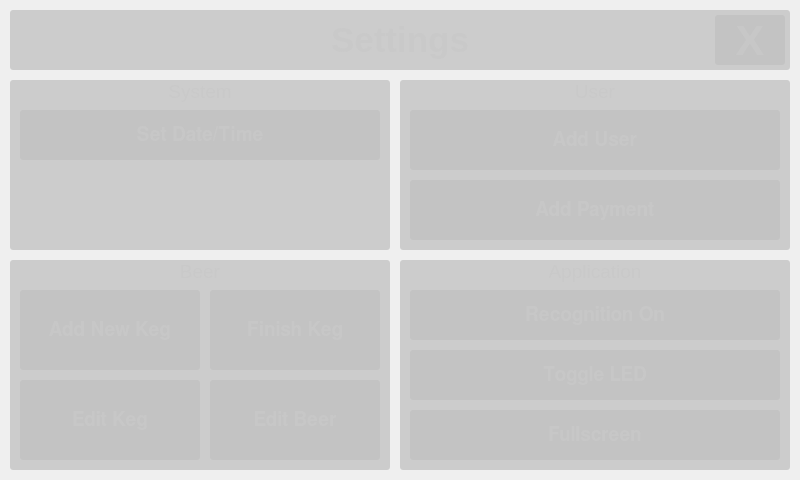
<?xml version="1.0" encoding="UTF-8"?>
<ui version="4.0">
 <class>SettingsWindow</class>
 <widget class="QMainWindow" name="SettingsWindow">
  <property name="geometry">
   <rect>
    <x>0</x>
    <y>0</y>
    <width>800</width>
    <height>480</height>
   </rect>
  </property>
  <property name="windowTitle">
   <string>Settings</string>
  </property>
  <property name="windowIcon">
   <iconset resource="../resources.qrc">
    <normaloff>:/images/Logo.png</normaloff>:/images/Logo.png</iconset>
  </property>
  <property name="styleSheet">
   <string notr="true">#centralwidget, QDialog
{
    background-image: url(:/images/Background1.png);
}

QPushButton
{
    color:rgb(200,200,200,200);
    background-color:rgb(180,180,180,100);
    border-radius:3;
}

QPushButton:checked
{
    color:rgb(200,200,200,200);
    background-color:rgb(140,140,250,100);
    border-radius:3;
}

QLabel
{
    color:rgb(200,200,200,200);
    background-color:rgb(150,150,150, 100);
    border-radius:3;
}

#scrollPane, #paymentsScrollPane
{
    background-color:rgb(150,150,150,100);
    border-radius:3;
}

QScrollBar:horizontal, QScrollBar:vertical
{
    height:50px;
    width:50px;
    background-color:rgb(120, 120, 120, 140);
}

QScrollBar::add-page:horizontal, QScrollBar::add-page:vertical, QScrollBar::sub-page:horizontal, QScrollBar::sub-page:vertical
{
    background:none;
}


QComboBox QAbstractItemView
{
    background-color: rgb(120, 120, 120);
    selection-background-color: rgb(90, 90, 90);
}
QComboBox
{
    background-color: rgb(120, 120, 120);
    min-height:34px;
    selection-background-color: rgb(90, 90, 90);
}

QMessageBox
{
    background-color: rgb(180, 180, 180);
    background-image: url();
}
QMessageBox QLabel
{
    color:rgb(0,0,0);
    background-color:rgb(0,0,0,0);
}
QMessageBox QPushButton
{
    color:rgb(0,0,0);
    background-color:rgb(140,140,140);
    padding: 20px;
}
</string>
  </property>
  <widget class="QWidget" name="centralwidget">
   <widget class="QPushButton" name="closeButton">
    <property name="geometry">
     <rect>
      <x>715</x>
      <y>15</y>
      <width>70</width>
      <height>50</height>
     </rect>
    </property>
    <property name="font">
     <font>
      <pointsize>32</pointsize>
      <weight>75</weight>
      <bold>true</bold>
     </font>
    </property>
    <property name="focusPolicy">
     <enum>Qt::NoFocus</enum>
    </property>
    <property name="styleSheet">
     <string notr="true"/>
    </property>
    <property name="text">
     <string>X</string>
    </property>
    <property name="flat">
     <bool>false</bool>
    </property>
   </widget>
   <widget class="QPushButton" name="option1Button">
    <property name="geometry">
     <rect>
      <x>410</x>
      <y>350</y>
      <width>370</width>
      <height>50</height>
     </rect>
    </property>
    <property name="font">
     <font>
      <family>FreeSans</family>
      <pointsize>14</pointsize>
      <weight>75</weight>
      <bold>true</bold>
     </font>
    </property>
    <property name="focusPolicy">
     <enum>Qt::NoFocus</enum>
    </property>
    <property name="text">
     <string>Toggle LED</string>
    </property>
    <property name="checkable">
     <bool>true</bool>
    </property>
    <property name="flat">
     <bool>false</bool>
    </property>
   </widget>
   <widget class="QPushButton" name="option2Button">
    <property name="geometry">
     <rect>
      <x>410</x>
      <y>410</y>
      <width>370</width>
      <height>50</height>
     </rect>
    </property>
    <property name="font">
     <font>
      <family>FreeSans</family>
      <pointsize>14</pointsize>
      <weight>75</weight>
      <bold>true</bold>
     </font>
    </property>
    <property name="focusPolicy">
     <enum>Qt::NoFocus</enum>
    </property>
    <property name="text">
     <string>Fullscreen</string>
    </property>
    <property name="checkable">
     <bool>true</bool>
    </property>
    <property name="flat">
     <bool>false</bool>
    </property>
   </widget>
   <widget class="QPushButton" name="option4Button">
    <property name="geometry">
     <rect>
      <x>410</x>
      <y>290</y>
      <width>370</width>
      <height>50</height>
     </rect>
    </property>
    <property name="font">
     <font>
      <family>FreeSans</family>
      <pointsize>14</pointsize>
      <weight>75</weight>
      <bold>true</bold>
     </font>
    </property>
    <property name="focusPolicy">
     <enum>Qt::NoFocus</enum>
    </property>
    <property name="text">
     <string>Recognition On</string>
    </property>
    <property name="checkable">
     <bool>true</bool>
    </property>
    <property name="flat">
     <bool>false</bool>
    </property>
   </widget>
   <widget class="QPushButton" name="addKegButton">
    <property name="geometry">
     <rect>
      <x>20</x>
      <y>290</y>
      <width>180</width>
      <height>80</height>
     </rect>
    </property>
    <property name="font">
     <font>
      <family>FreeSans</family>
      <pointsize>14</pointsize>
      <weight>75</weight>
      <bold>true</bold>
     </font>
    </property>
    <property name="focusPolicy">
     <enum>Qt::NoFocus</enum>
    </property>
    <property name="text">
     <string>Add New Keg</string>
    </property>
    <property name="flat">
     <bool>false</bool>
    </property>
   </widget>
   <widget class="QPushButton" name="finishKegButton">
    <property name="geometry">
     <rect>
      <x>210</x>
      <y>290</y>
      <width>170</width>
      <height>80</height>
     </rect>
    </property>
    <property name="font">
     <font>
      <family>FreeSans</family>
      <pointsize>14</pointsize>
      <weight>75</weight>
      <bold>true</bold>
     </font>
    </property>
    <property name="focusPolicy">
     <enum>Qt::NoFocus</enum>
    </property>
    <property name="text">
     <string>Finish Keg</string>
    </property>
    <property name="flat">
     <bool>false</bool>
    </property>
   </widget>
   <widget class="QPushButton" name="editKegButton">
    <property name="geometry">
     <rect>
      <x>20</x>
      <y>380</y>
      <width>180</width>
      <height>80</height>
     </rect>
    </property>
    <property name="font">
     <font>
      <family>FreeSans</family>
      <pointsize>14</pointsize>
      <weight>75</weight>
      <bold>true</bold>
     </font>
    </property>
    <property name="focusPolicy">
     <enum>Qt::NoFocus</enum>
    </property>
    <property name="text">
     <string>Edit Keg</string>
    </property>
    <property name="flat">
     <bool>false</bool>
    </property>
   </widget>
   <widget class="QPushButton" name="editBeerButton">
    <property name="geometry">
     <rect>
      <x>210</x>
      <y>380</y>
      <width>170</width>
      <height>80</height>
     </rect>
    </property>
    <property name="font">
     <font>
      <family>FreeSans</family>
      <pointsize>14</pointsize>
      <weight>75</weight>
      <bold>true</bold>
     </font>
    </property>
    <property name="focusPolicy">
     <enum>Qt::NoFocus</enum>
    </property>
    <property name="text">
     <string>Edit Beer</string>
    </property>
    <property name="flat">
     <bool>false</bool>
    </property>
   </widget>
   <widget class="QPushButton" name="setTimeButton">
    <property name="geometry">
     <rect>
      <x>20</x>
      <y>110</y>
      <width>360</width>
      <height>50</height>
     </rect>
    </property>
    <property name="font">
     <font>
      <family>FreeSans</family>
      <pointsize>14</pointsize>
      <weight>75</weight>
      <bold>true</bold>
     </font>
    </property>
    <property name="focusPolicy">
     <enum>Qt::NoFocus</enum>
    </property>
    <property name="styleSheet">
     <string notr="true"/>
    </property>
    <property name="text">
     <string>Set Date/Time</string>
    </property>
    <property name="flat">
     <bool>false</bool>
    </property>
   </widget>
   <widget class="QPushButton" name="addUserButton">
    <property name="geometry">
     <rect>
      <x>410</x>
      <y>110</y>
      <width>370</width>
      <height>60</height>
     </rect>
    </property>
    <property name="font">
     <font>
      <family>FreeSans</family>
      <pointsize>14</pointsize>
      <weight>75</weight>
      <bold>true</bold>
     </font>
    </property>
    <property name="focusPolicy">
     <enum>Qt::NoFocus</enum>
    </property>
    <property name="text">
     <string>Add User</string>
    </property>
    <property name="flat">
     <bool>false</bool>
    </property>
   </widget>
   <widget class="QPushButton" name="addPaymentButton">
    <property name="geometry">
     <rect>
      <x>410</x>
      <y>180</y>
      <width>370</width>
      <height>60</height>
     </rect>
    </property>
    <property name="font">
     <font>
      <family>FreeSans</family>
      <pointsize>14</pointsize>
      <weight>75</weight>
      <bold>true</bold>
     </font>
    </property>
    <property name="focusPolicy">
     <enum>Qt::NoFocus</enum>
    </property>
    <property name="text">
     <string>Add Payment</string>
    </property>
    <property name="flat">
     <bool>false</bool>
    </property>
   </widget>
   <widget class="QLabel" name="label">
    <property name="geometry">
     <rect>
      <x>10</x>
      <y>10</y>
      <width>780</width>
      <height>60</height>
     </rect>
    </property>
    <property name="font">
     <font>
      <pointsize>26</pointsize>
      <weight>75</weight>
      <bold>true</bold>
     </font>
    </property>
    <property name="styleSheet">
     <string notr="true">color: rgb(200,200,200,200);</string>
    </property>
    <property name="text">
     <string>Settings</string>
    </property>
    <property name="alignment">
     <set>Qt::AlignCenter</set>
    </property>
   </widget>
   <widget class="QLabel" name="label_2">
    <property name="geometry">
     <rect>
      <x>10</x>
      <y>260</y>
      <width>380</width>
      <height>210</height>
     </rect>
    </property>
    <property name="font">
     <font>
      <pointsize>14</pointsize>
     </font>
    </property>
    <property name="text">
     <string>Beer</string>
    </property>
    <property name="alignment">
     <set>Qt::AlignHCenter|Qt::AlignTop</set>
    </property>
   </widget>
   <widget class="QLabel" name="label_3">
    <property name="geometry">
     <rect>
      <x>400</x>
      <y>80</y>
      <width>390</width>
      <height>170</height>
     </rect>
    </property>
    <property name="font">
     <font>
      <pointsize>14</pointsize>
     </font>
    </property>
    <property name="text">
     <string>User</string>
    </property>
    <property name="alignment">
     <set>Qt::AlignHCenter|Qt::AlignTop</set>
    </property>
   </widget>
   <widget class="QLabel" name="label_4">
    <property name="geometry">
     <rect>
      <x>10</x>
      <y>80</y>
      <width>380</width>
      <height>170</height>
     </rect>
    </property>
    <property name="font">
     <font>
      <pointsize>14</pointsize>
     </font>
    </property>
    <property name="text">
     <string>System</string>
    </property>
    <property name="alignment">
     <set>Qt::AlignHCenter|Qt::AlignTop</set>
    </property>
   </widget>
   <widget class="QLabel" name="label_5">
    <property name="geometry">
     <rect>
      <x>400</x>
      <y>260</y>
      <width>390</width>
      <height>210</height>
     </rect>
    </property>
    <property name="font">
     <font>
      <pointsize>14</pointsize>
     </font>
    </property>
    <property name="text">
     <string>Application</string>
    </property>
    <property name="alignment">
     <set>Qt::AlignHCenter|Qt::AlignTop</set>
    </property>
   </widget>
   <zorder>label_5</zorder>
   <zorder>label_4</zorder>
   <zorder>label_3</zorder>
   <zorder>label_2</zorder>
   <zorder>option1Button</zorder>
   <zorder>option2Button</zorder>
   <zorder>option4Button</zorder>
   <zorder>addKegButton</zorder>
   <zorder>finishKegButton</zorder>
   <zorder>editKegButton</zorder>
   <zorder>editBeerButton</zorder>
   <zorder>setTimeButton</zorder>
   <zorder>addUserButton</zorder>
   <zorder>addPaymentButton</zorder>
   <zorder>label</zorder>
   <zorder>closeButton</zorder>
  </widget>
 </widget>
 <resources>
  <include location="../resources.qrc"/>
 </resources>
 <connections/>
</ui>
